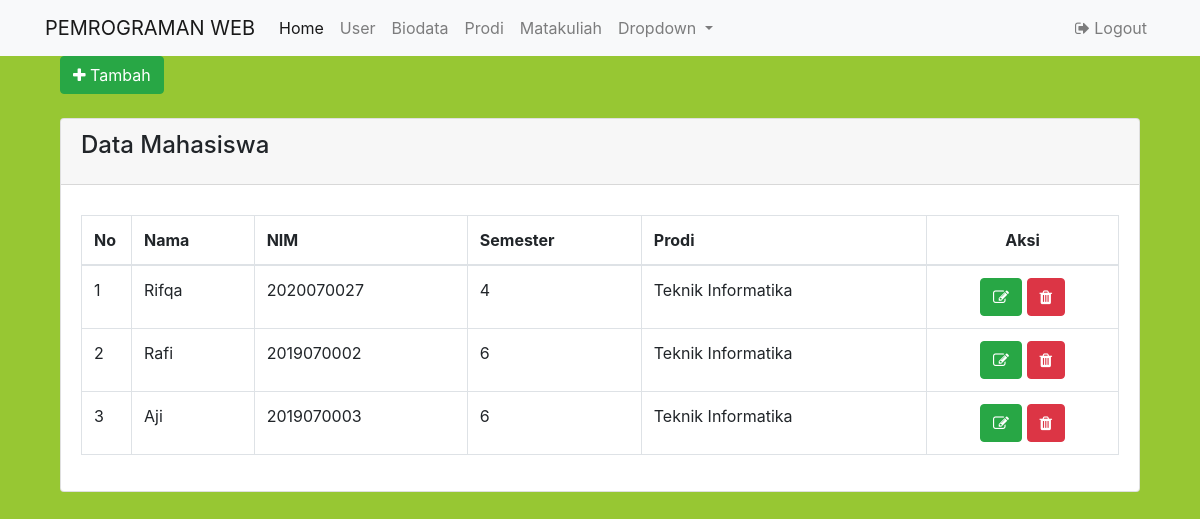
The page /index.php?page=biodata (signed in) on the database its author committed.
### tables this page shows
CREATE TABLE `mahasiswa` (
  `id` int(11) NOT NULL,
  `nama` varchar(60) NOT NULL,
  `nim` int(11) NOT NULL,
  `semester` int(11) NOT NULL,
  `prodi` varchar(60) NOT NULL
);

### proses/panggil.php (called while the page is built, shortened)
<?php
    include 'prosescrud.php';
    $db = new Koneksi();
    $koneksi =  $db->DBConnect();
    $proses = new prosesCrud($koneksi);
?>

### proses/prosescrud.php (called while the page is built, shortened)
<?php
class prosesCrud {
    protected $db;
    function __construct($db){
        $this->db = $db;
    }
    function tampil_data($tabel)
    {
        $row = $this->db->prepare("SELECT * FROM $tabel");
        $row->execute();
        return $hasil = $row->fetchAll();
    }
}

### pages/biodata/data_mahasiswa.php (the view)
<div class="col-lg-12">
    <a href="index.php?page=tambah_mahasiswa" class="btn btn-success btn-md"><span class="fa fa-plus"></span> Tambah</a>
    <br/><br/>
    <div class="card">
        <div class="card-header">
            <h4 class="card-title">Data Mahasiswa</h4>
        </div>
        <div class="card-body">
            <table class="table table-hover table-bordered" id="mytable" style="margin-top: 10px">
                <thead>
                <tr>
                    <th width="50px">No</th>
                    <th>Nama</th>
                    <th>NIM</th>
                    <th>Semester</th>
                    <th>Prodi</th>
                    <th style="text-align: center;">Aksi</th>
                </tr>
                </thead>
                <tbody>
                <?php
                $no=1;
                $hasil = $proses->tampil_data('mahasiswa');
                foreach($hasil as $isi){
                    ?>
                    <tr>
                        <td><?php echo $no; ?></td>
                        <td><?php echo $isi['nama']?></td>
                        <td><?php echo $isi['nim'];?></td>
                        <td><?php echo $isi['semester'];?></td>
                        <td><?php echo $isi['prodi'];?></td>
                        <td style="text-align: center;">
                            <a href="index.php?page=ubah_mahasiswa&id=<?php echo $isi['id'];?>" class="btn btn-success btn-md">
                                <span class="fa fa-edit"></span></a>
                            <a onclick="return confirm('Apakah yakin data akan di hapus?')" href="proses/crud_biodata.php?aksi=hapus&hapusid=<?php echo $isi['id'];?>"
                               class="btn btn-danger btn-md"><span class="fa fa-trash"></span></a>
                        </td>
                    </tr>
                    <?php
                    $no++;
                }
                ?>
                </tbody>
            </table>
        </div>
    </div>

### themes/style.css (style rules this page uses)
body { background-color: #97c733; }

### rows shown on the page
mahasiswa: nama "Rifqa", nim "2020070027", semester "4", prodi "Teknik Informatika"
mahasiswa: nama "Rafi", nim "2019070002", semester "6", prodi "Teknik Informatika"
mahasiswa: nama "Aji", nim "2019070003", semester "6", prodi "Teknik Informatika"
